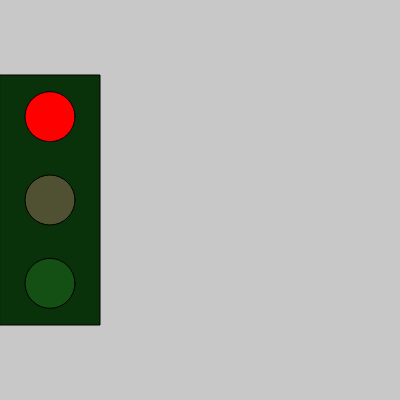
Frame 1 (no input)
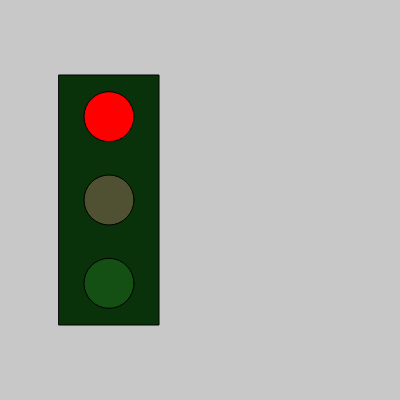
Frame 60 (no input)
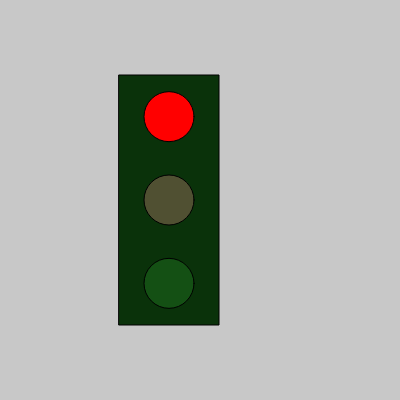
Frame 120 (the mouse pressed at the canvas centre since frame 60)

The p5.js sketch that drew these frames (run headless with seeded random() and noise() and a simulated clock; from frame 60 on, the mouse is pressed at the canvas centre):

// p5.js sketch
// ── sketch.js
let offsetXRectangulo = 0;
let estado = "rojo";
let indiceEstado = 0;
const coloresEncendidos = ["red", "yellow", "green"];
let coloresApagados;
const anchuraRectangulo = 100;
const alturaRectangulo = 250;
const offsetYRectangulo = 75;
const yRojo = offsetYRectangulo + alturaRectangulo / 3 / 2;
const diametroLuces = 50;

function setup() {
  createCanvas(400, 400);
  coloresApagados = [color(80, 20, 20), color(80, 80, 50), color(20, 80, 20)];
}

function draw() {
  background(200);
  dibujarRectanguloBase();
  dibujarLuzSemaforo('rojo', 0);
  dibujarLuzSemaforo('amarillo', 1);
  dibujarLuzSemaforo('verde', 2);
  offsetXRectangulo++;
}

function mouseClicked() {
  console.log(estado);
  let secuenciaEstados = ['rojo', 'verde', 'amarillo'];
  indiceEstado = (indiceEstado + 1) % secuenciaEstados.length;
  estado = secuenciaEstados[indiceEstado];
}

function dibujarRectanguloBase() {
  fill(10, 50, 10);
  rect(offsetXRectangulo, offsetYRectangulo, anchuraRectangulo, alturaRectangulo);
}

function dibujarLuzSemaforo(nombreLuz, indiceColor) {
  if(estado === nombreLuz) {
    fill(coloresEncendidos[indiceColor]);
  } else {
    fill(coloresApagados[indiceColor]);    
  }
  const xLuces = offsetXRectangulo + anchuraRectangulo / 2;
  const posicionY = yRojo + alturaRectangulo * indiceColor / 3;
  circle(xLuces, posicionY, diametroLuces);
}
